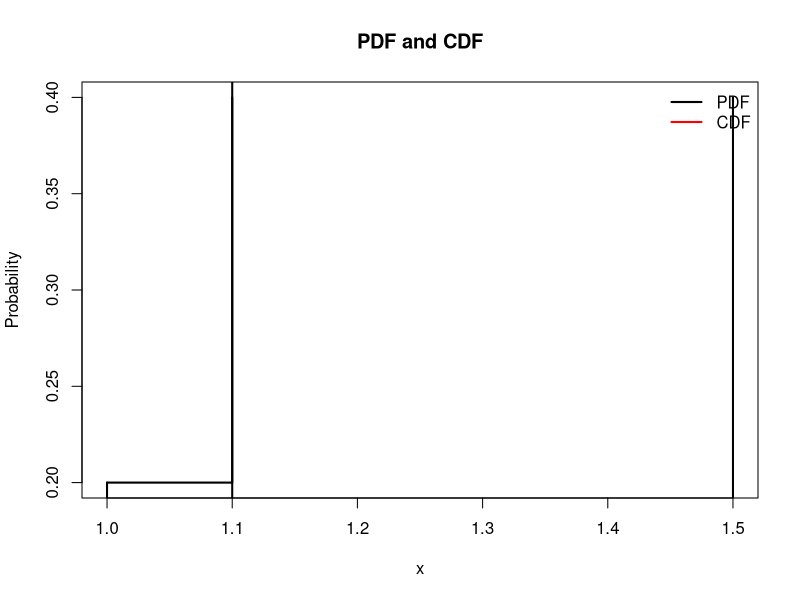
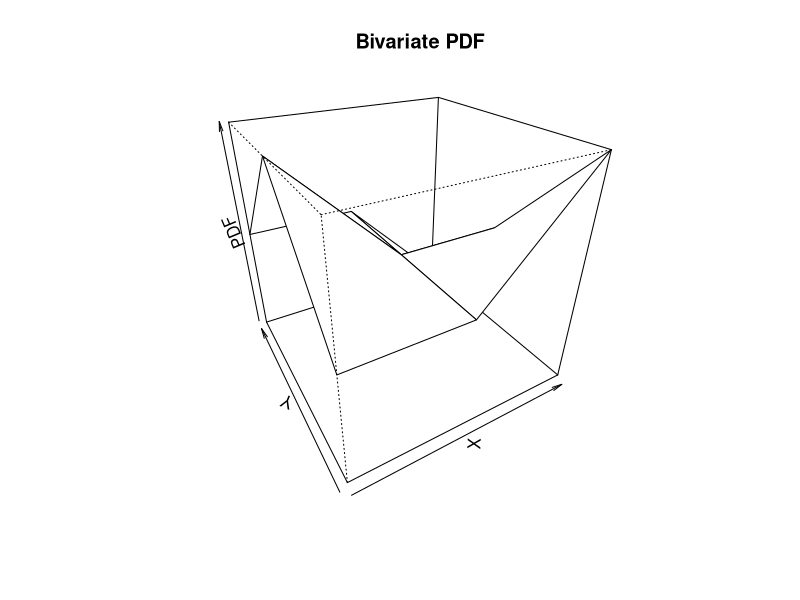
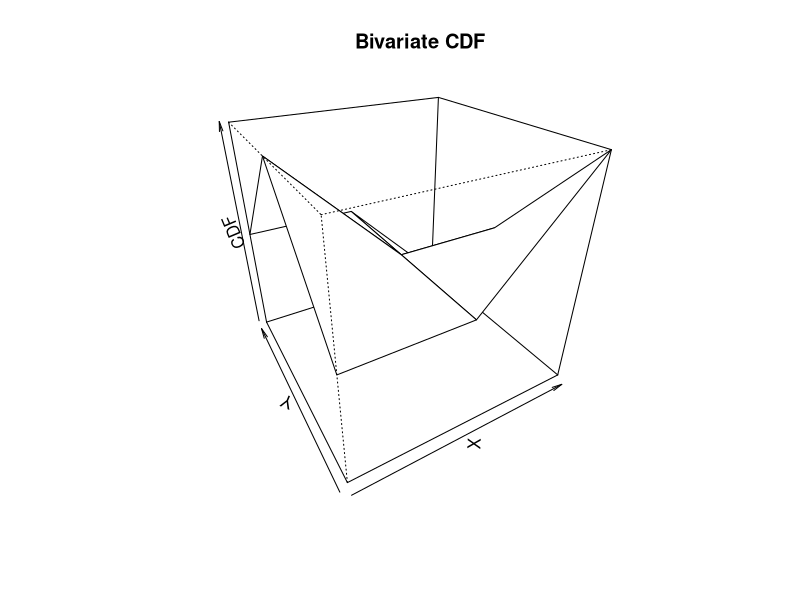
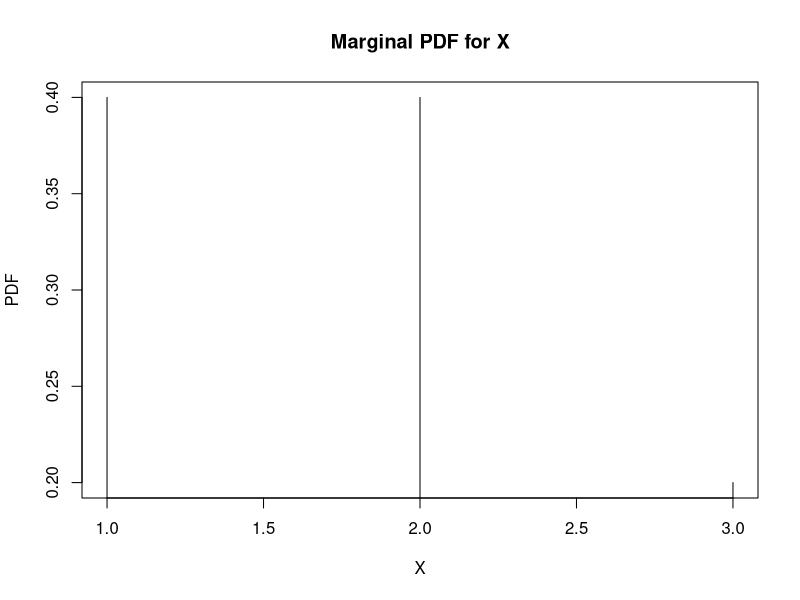
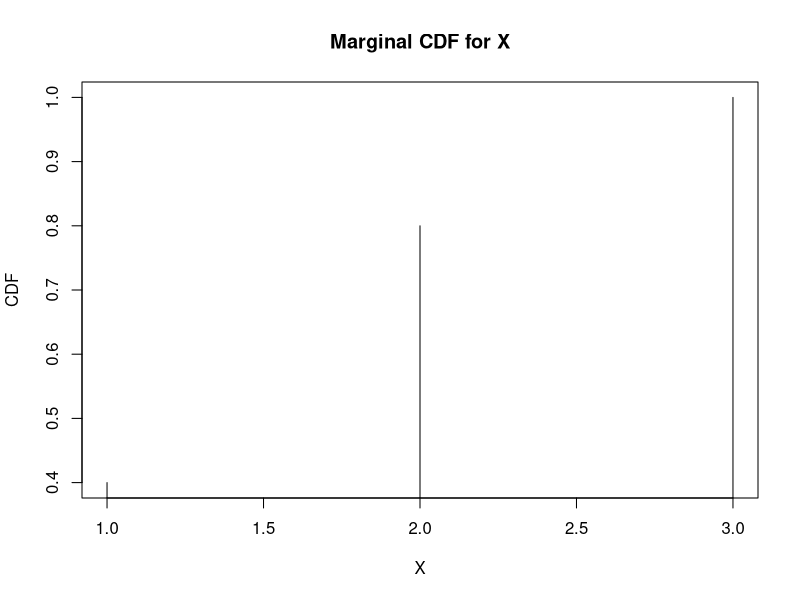
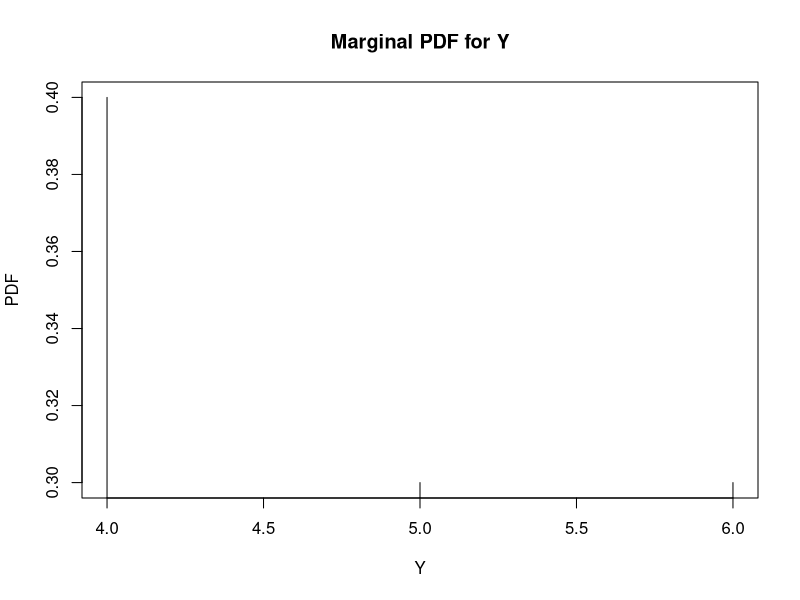
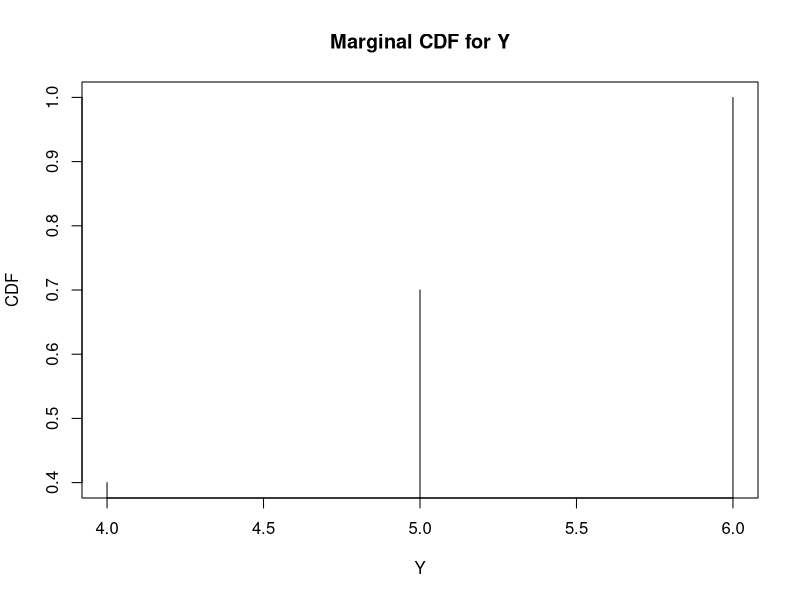

Source code (R) for these figures, in order:
#function to calculate mean and variance of a univariate discrete random variable
mean_variance <- function(x, prob) {
# validate probabilities
  if (!all(prob >= 0 & prob <= 1)) {
    stop("Probabilities must be in the interval [0, 1]")
  }
# validate sum of probabilities
  if (abs(sum(prob) - 1) > 1e-8) {
    stop("Probabilities must sum to one")
  }
# calculate mean and variance
  mean <- sum(x * prob)
  variance <- sum((x - mean)^2 * prob)
# return mean and variance as a list
  list(mean = mean, variance = variance)
}

# function to plot the PDF and CDF of a univariate discrete random variable
plot_pdf_cdf <- function(x, prob) {
# validate probabilities
  if (!all(prob >= 0 & prob <= 1)) {
    stop("Probabilities must be in the interval [0, 1]")
  }
# validate sum of probabilities
  if (abs(sum(prob) - 1) > 1e-8) {
    stop("Probabilities must sum to one")
  }
# calculate PDF and CDF
  pdf <- prob
  cdf <- cumsum(prob)
# plot PDF and CDF
  plot(x, pdf, type = "h", lwd = 2, xlab = "x", ylab = "Probability", main = "PDF and CDF")
  lines(x, cdf, type = "s", lwd = 2)
  legend("topright", c("PDF", "CDF"), lwd = 2, col = c("black", "red"), bty = "n")
}

# function to calculate the marginal and conditional distributions of a bivariate discrete random variable
marginal_conditional <- function(x, y, prob) {
# check that the probabilities sum up to one
  if (sum(prob) != 1) {
    stop("Probabilities do not sum up to one.")
  }
# check that the probabilities are between 0 and 1
  if (any(prob < 0) | any(prob > 1)) {
    stop("Probabilities must be between 0 and 1.")
  }
# calculate the marginal distributions
  px <- apply(prob, 1, sum)
  py <- apply(prob, 2, sum)
# calculate the conditional distributions
  py_given_x <- t(t(prob) / px)
  px_given_y <- prob / py
# create a list containing the marginal and conditional distributions
  list(px = px, py = py, py_given_x = py_given_x, px_given_y = px_given_y)
}


# function to plot the PDF and CDF of a bivariate discrete random variable
# function to plot the pdf and cdf of a bivariate discrete random variable
plot_bivariate_pdf_cdf <- function(x, y, prob) {
# check that the probabilities sum up to one
  if (sum(prob) != 1) {
    stop("Probabilities do not sum up to one.")
  }
# check that the probabilities are between 0 and 1
  if (any(prob < 0) | any(prob > 1)) {
    stop("Probabilities must be between 0 and 1.")
  }
# calculate the marginal distributions
  px <- apply(prob, 1, sum)
  py <- apply(prob, 2, sum)
# calculate the pdf and cdf
  pdf <- matrix(prob, nrow = length(x), ncol = length(y), byrow = TRUE)
  cdf <- apply(pdf, c(1, 2), cumsum)
# plot the pdf and cdf
  persp(x, y, pdf, theta = -30, phi = 30, xlab = "X", ylab = "Y", zlab = "PDF", main = "Bivariate PDF")
  persp(x, y, cdf, theta = -30, phi = 30, xlab = "X", ylab = "Y", zlab = "CDF", main = "Bivariate CDF")
# plot the marginal pdf and cdf for x
  plot(x, px, type = "h", xlab = "X", ylab = "PDF", main = "Marginal PDF for X")
  plot(x, cumsum(px), type = "h", xlab = "X", ylab = "CDF", main = "Marginal CDF for X")
# plot the marginal pdf and cdf for y
  plot(y, py, type = "h", xlab = "Y", ylab = "PDF", main = "Marginal PDF for Y")
  plot(y, cumsum(py), type = "h", xlab = "Y", ylab = "CDF", main = "Marginal CDF for Y")
}


# function to calculate the mean and variance of a bivariate discrete random variable
mean_variance_bivariate <- function(x, y, prob) {
# check that the probabilities sum up to one
  if (sum(prob) != 1) {
    stop("Probabilities do not sum up to one.")
  }
# check that the probabilities are between 0 and 1
  if (any(prob < 0) | any(prob > 1)) {
    stop("Probabilities must be between 0 and 1.")
  }
# calculate the marginal distributions
  px <- apply(prob, 1, sum)
  py <- apply(prob, 2, sum)
# calculate the means
  mean_x <- sum(x * px)
  mean_y <- sum(y * py)
# calculate the variances
  var_x <- sum((x - mean_x) ^ 2 * px)
  var_y <- sum((y - mean_y) ^ 2 * py)
# calculate the covariance
  cov_xy <- sum((outer(x, y, "*") - mean_x * mean_y) * prob)
# return the means, variances, and covariance as a list
  return(list(mean_x = mean_x, mean_y = mean_y, var_x = var_x, var_y = var_y, cov_xy = cov_xy))
}


# example of using the functions for a univariate discrete random variable
x <- c(1, 1.1, 1.5)
prob <- c(0.2, 0.4, 0.4)
mean_variance(x, prob)
plot_pdf_cdf(x, prob)

# example of using the functions for a bivariate discrete random variable
x <- c(1, 2, 3)
y <- c(4, 5, 6)
prob <- matrix(c(0.1, 0.1, 0.2, 0.2, 0.1, 0.1, 0.1, 0.1, 0.0), nrow = 3, ncol = 3, byrow = T)
mean_variance_bivariate(x, y, prob)
plot_bivariate_pdf_cdf(x, y, prob)
marginal_conditional(x, y, prob)